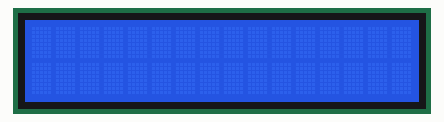
The sketch below on a simulated Arduino Uno, built with avr-gcc and run on an emulated ATmega328P. Shown: 16×2 character LCD.

Above: at 0.1 s.
At 1.1 s:
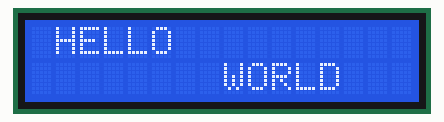

Measured:
- what the display in image 1 shows lasts 1.0 s, from 1.1 s to 2.1 s

The sketch:

LCD_I2C_Blink.ino
```cpp
#include "Wire.h"  // Inclure la bibliothèque Wire pour la communication I2C
#include "LiquidCrystal_I2C.h"  // Inclure la bibliothèque LiquidCrystal_I2C pour le LCD

// Créer un objet LCD avec l'adresse I2C 0x27 et un écran 16x2
LiquidCrystal_I2C LCD(0x27, 16, 2);

void setup() {
   LCD.init(); // Initialiser le LCD
   LCD.backlight(); // Allumer le rétroéclairage du LCD

   // Positionner le curseur à la colonne 1, ligne 0 (première ligne) et afficher "HELLO"
   LCD.setCursor(1, 0);
   LCD.print("HELLO");

   // Positionner le curseur à la colonne 8, ligne 1 (deuxième ligne) et afficher "WORLD"
   LCD.setCursor(8, 1);
   LCD.print("WORLD");
}

void loop() {
   LCD.noDisplay(); // Éteindre l'affichage du LCD
   delay(1000); // Attendre pendant 1 seconde (1000 millisecondes)
   LCD.display(); // Allumer l'affichage du LCD
   delay(1000); // Attendre pendant 1 seconde
}
```
